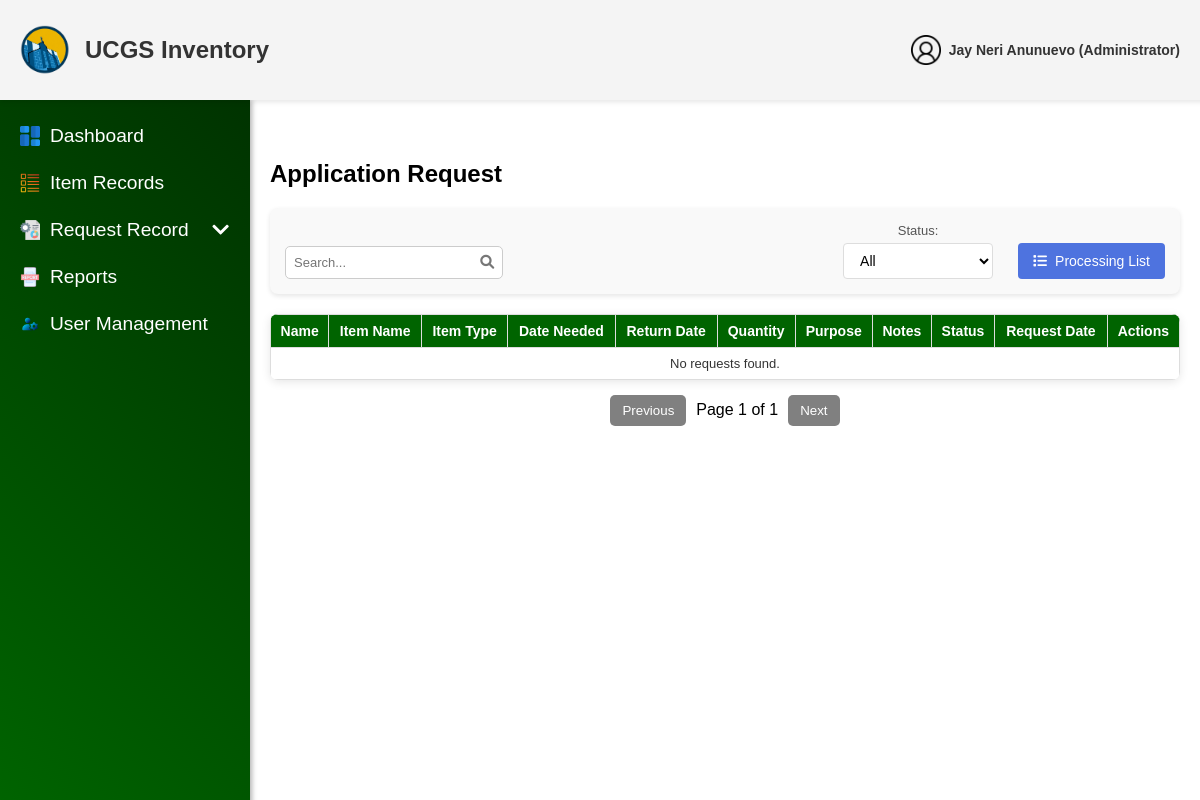
Page /admin/Application_Request.php (signed in) on the earlier database version.
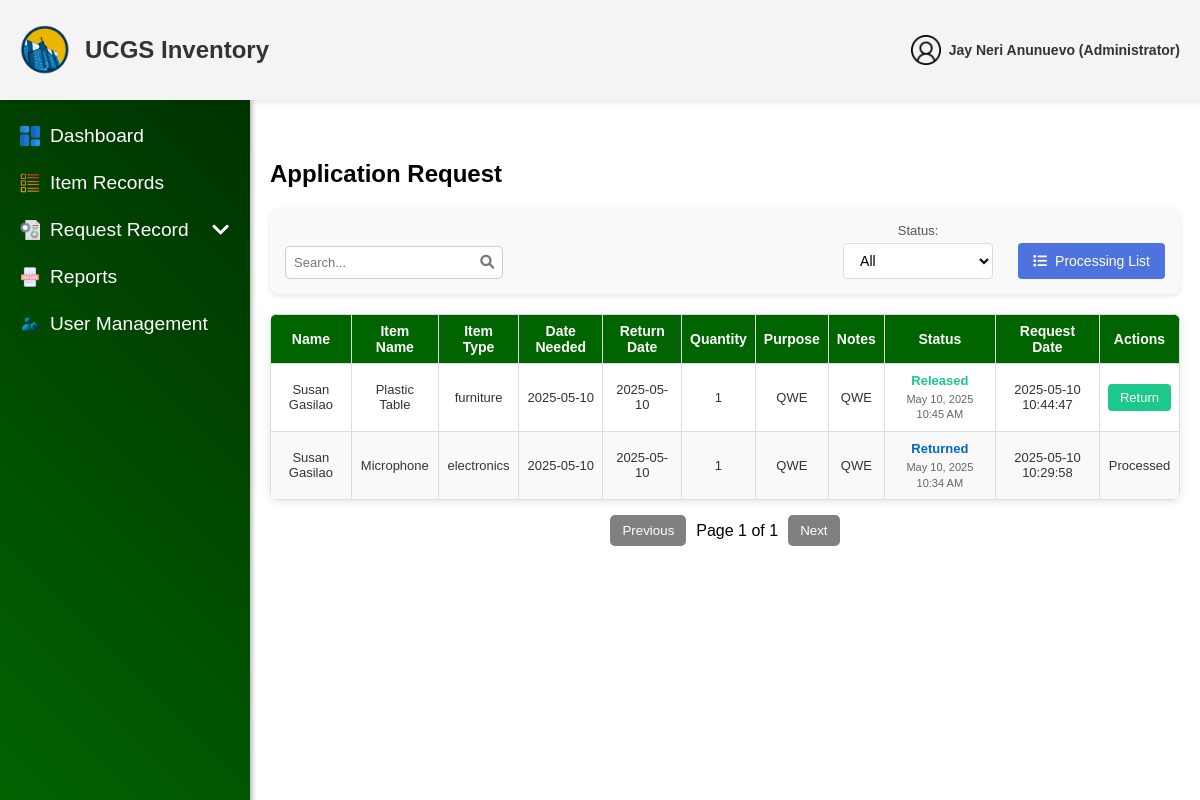
Same page on the later database version.
### tables this page shows
CREATE TABLE `borrow_requests` (
  `borrow_id` int(11) NOT NULL,
  `user_id` int(11) NOT NULL,
  `item_id` int(11) NOT NULL,
  `quantity` int(11) NOT NULL,
  `date_needed` date NOT NULL,
  `return_date` date NOT NULL,
  `purpose` text NOT NULL,
  `notes` text DEFAULT NULL,
  `status` enum('Pending','Approved','Rejected','For Checking','For Releasing','Released','Return Pending','Returned') NOT NULL DEFAULT 'Pending',
  `request_date` datetime NOT NULL DEFAULT current_timestamp(),
  `transaction_id` int(11) DEFAULT NULL,
  `item_name` varchar(255) DEFAULT NULL,
  `processed_at` datetime DEFAULT NULL,
  `rejection_reason` text DEFAULT NULL,
  `return_status` varchar(20) DEFAULT NULL,
  `return_reason` text DEFAULT NULL
);

CREATE TABLE `users` (
  `user_id` int(11) NOT NULL,
  `username` varchar(255) NOT NULL,
  `email` varchar(255) NOT NULL,
  `password` varchar(255) NOT NULL,
  `role` enum('User','Administrator') NOT NULL,
  `ministry` enum('UCM','CWA','CHOIR','PWT','CYF') NOT NULL,
  `status` enum('Active','Deactivated') NOT NULL DEFAULT 'Active',
  `created_at` datetime NOT NULL DEFAULT current_timestamp(),
  `updated_at` datetime DEFAULT NULL ON UPDATE current_timestamp(),
  `deactivation_end` datetime DEFAULT NULL,
  `reset_token` varchar(64) DEFAULT NULL,
  `reset_expires` datetime DEFAULT NULL
);

CREATE TABLE `items` (
  `item_id` int(11) NOT NULL,
  `created_by` int(11) DEFAULT NULL,
  `item_no` varchar(50) NOT NULL,
  `item_name` varchar(255) NOT NULL,
  `description` text DEFAULT NULL,
  `quantity` int(11) NOT NULL,
  `availability` int(11) NOT NULL DEFAULT 0,
  `unit` varchar(10) NOT NULL DEFAULT 'pcs',
  `status` enum('Available','Out of Stock','Low Stock') NOT NULL,
  `model_no` varchar(50) DEFAULT NULL,
  `item_category` varchar(50) NOT NULL DEFAULT '',
  `item_location` varchar(50) DEFAULT NULL,
  `expiration` date DEFAULT NULL,
  `brand` varchar(50) DEFAULT NULL,
  `deleted_at` datetime DEFAULT NULL,
  `last_updated` datetime NOT NULL DEFAULT current_timestamp() ON UPDATE current_timestamp(),
  `created_at` datetime NOT NULL DEFAULT current_timestamp()
);

### admin/Application_Request.php (the view, shortened to what the changed rows need)
<?php
include '../config/db_connection.php';
$query = "SELECT br.borrow_id AS request_id, u.username, i.item_name, i.item_category,
        br.date_needed, br.return_date, br.quantity, br.purpose, br.notes,
        br.status, br.request_date, br.processed_at, br.rejection_reason
        FROM borrow_requests br
        JOIN users u ON br.user_id = u.user_id
        JOIN items i ON br.item_id = i.item_id
        WHERE br.status IN ('Pending', 'Approved', 'Rejected', 'Returned', 'For Checking', 'For Releasing', 'Released', 'Return Pending')
        ORDER BY br.request_date DESC";
$result = $conn->query($query);
?>
<!DOCTYPE html>
<html lang="en">
<head>
    <link rel="stylesheet" href="../css/Applications_Request.css">
    <link rel="stylesheet" href="https://cdnjs.cloudflare.com/ajax/libs/font-awesome/6.0.0/css/all.min.css">
</head>
<body>
    <div class="main-content">
        <h2>Application Request</h2>
        <table class="item-table">
            <thead>
                <tr>
                    <th>Name</th>
                    <th>Item Name</th>
                    <th>Item Type</th>
                    <th>Date Needed</th>
                    <th>Return Date</th>
                    <th>Quantity</th>
                    <th>Purpose</th>
                    <th>Notes</th>
                    <th>Status</th>
                    <th>Request Date</th>
                    <th>Actions</th>
                </tr>
            </thead>
            <tbody id="item-table-body">
                <?php if ($result->num_rows > 0): ?>
                    <?php while ($row = $result->fetch_assoc()): ?>
                        <tr data-request-id="<?php echo $row['request_id']; ?>">
                            <td><?php echo htmlspecialchars($row['username']); ?></td>
                            <td><?php echo htmlspecialchars($row['item_name']); ?></td>
                            <td><?php echo htmlspecialchars($row['item_category']); ?></td>
                            <td><?php echo htmlspecialchars($row['date_needed']); ?></td>
                            <td><?php echo htmlspecialchars($row['return_date']); ?></td>
                            <td><?php echo htmlspecialchars($row['quantity']); ?></td>
                            <td><?php echo htmlspecialchars($row['purpose']); ?></td>
                            <td><?php echo htmlspecialchars($row['notes']); ?></td>
                            <td class="status-cell <?php echo strtolower(str_replace(' ', '-', $row['status'])); ?>">
                                <?php
                                $processedTime = $row['processed_at'] ? (new DateTime($row['processed_at']))->format('M j, Y g:i A') : '';
                                if ($row['status'] === 'Approved') {
                                    echo '<span class="status-approved" title="Approved on ' . htmlspecialchars($processedTime) . '">Approved</span>';
                                    echo '<span class="processed-time">' . htmlspecialchars($processedTime) . '</span>';
                                } elseif ($row['status'] === 'Returned') {
                                    echo '<span class="status-returned" title="Returned on ' . htmlspecialchars($processedTime) . '">Returned</span>';
                                    echo '<span class="processed-time">' . htmlspecialchars($processedTime) . '</span>';
                                } elseif ($row['status'] === 'For Checking') {
                                    echo '<span class="status-checking" title="For Checking since ' . htmlspecialchars($processedTime) . '">For Checking</span>';
                                    echo '<span class="processed-time">' . htmlspecialchars($processedTime) . '</span>';
                                } elseif ($row['status'] === 'For Releasing') {
                                    echo '<span class="status-releasing" title="For Releasing since ' . htmlspecialchars($processedTime) . '">For Releasing</span>';
                                    echo '<span class="processed-time">' . htmlspecialchars($processedTime) . '</span>';
                                } elseif ($row['status'] === 'Released') {
                                    echo '<span class="status-released" title="Released on ' . htmlspecialchars($processedTime) . '">Released</span>';
                                    echo '<span class="processed-time">' . htmlspecialchars($processedTime) . '</span>';
                                } else {
                                    echo '<span title="Pending approval">' . htmlspecialchars($row['status']) . '</span>';
                                }
                                ?>
                            </td>
                            <td><?php echo htmlspecialchars($row['request_date']); ?></td>
                            <td class="action-cell">
                                <?php if ($row['status'] === 'Pending'): ?>
                                    <button class="approve-btn" data-request-id="<?php echo $row['request_id']; ?>">Approve</button>
                                    <button class="reject-btn" data-request-id="<?php echo $row['request_id']; ?>">Reject</button>
                                <?php elseif ($row['status'] === 'Released'): ?>
                                    <button class="return-btn" data-request-id="<?php echo $row['request_id']; ?>">Return</button>
                                <?php else: ?>
                                    <span class="processed-label">Processed</span>
                                <?php endif; ?>
                            </td>
                        </tr>
                    <?php endwhile; ?>
                <?php else: ?>
                    <tr>
                        <td colspan="11">No requests found.</td>
                    </tr>
                <?php endif; ?>
            </tbody>
        </table>
    </div>
</body>
</html>

Differences in the rows shown:
added borrow_requests: user.username "Susan Gasilao", item.item_name "Plastic Table", item.item_category "furniture", date_needed "2025-05-10", return_date "2025-05-10", quantity "1", purpose "QWE", notes "QWE", processed_at "May 10, 2025 10:45 AM", request_date "2025-05-10 10:44:47"
added borrow_requests: user.username "Susan Gasilao", item.item_name "Microphone", item.item_category "electronics", date_needed "2025-05-10", return_date "2025-05-10", quantity "1", purpose "QWE", notes "QWE", processed_at "May 10, 2025 10:34 AM", request_date "2025-05-10 10:29:58", status "Processed"
Other differences:
text no longer shown: "No requests found."
